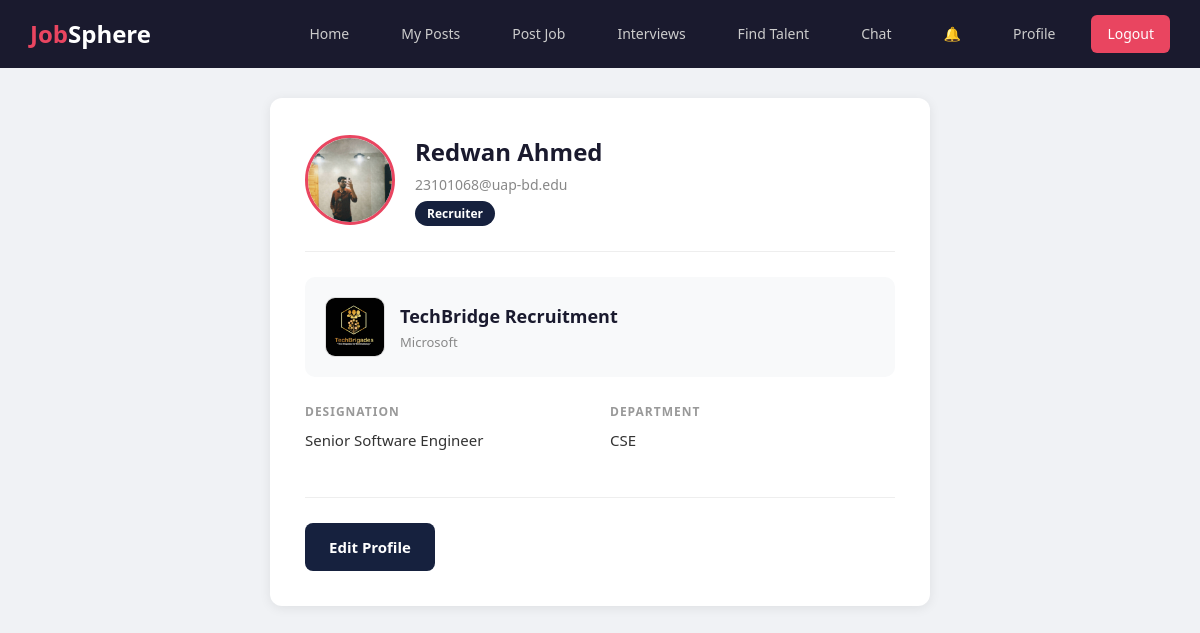
/users/profile/recruiter/ (signed in), run on the app's committed database.
### users/models.py (models this page shows, shortened)
class User(AbstractBaseUser):
    USER_TYPE_CHOICES = [
        ('seeker', 'Job Seeker'),
        ('recruiter', 'Recruiter'),
        ('admin', 'Admin'),
    ]
    email = models.EmailField(unique=True)
    name = models.CharField(max_length=100)
    user_type = models.CharField(max_length=10, choices=USER_TYPE_CHOICES)
    phone_num = models.CharField(max_length=20, blank=True, null=True)
    profile_pic = models.ImageField(upload_to='profile_pics/', blank=True, null=True)
    is_active = models.BooleanField(default=True)
    is_admin = models.BooleanField(default=False)
    is_staff = models.BooleanField(default=False)
    is_superuser = models.BooleanField(default=False)
    objects = UserManager()
    USERNAME_FIELD = 'email'
    REQUIRED_FIELDS = ['name']

class Recruiter(models.Model):
    user = models.OneToOneField(User, on_delete=models.CASCADE, related_name='recruiter_profile')
    company = models.ForeignKey(Company, on_delete=models.SET_NULL, null=True, blank=True)
    designation = models.CharField(max_length=100, blank=True, null=True)
    dept = models.CharField(max_length=100, blank=True, null=True)

class Company(models.Model):
    name = models.CharField(max_length=200)
    logo = models.ImageField(upload_to='company_logos/', blank=True, null=True)
    location = models.CharField(max_length=200, blank=True, null=True)
    class Meta:
        verbose_name_plural = 'Companies'

### users/views.py (the view)
# urls.py: path('profile/recruiter/', views.recruiter_profile_view, name='recruiter_profile'),
def recruiter_profile_view(request):
    if not request.user.is_authenticated:
        return redirect('login')
    try:
        recruiter = Recruiter.objects.get(user=request.user)
    except Recruiter.DoesNotExist:
        return redirect('recruiter_onboarding')
    return render(request, 'users/recruiter_profile.html', {'recruiter': recruiter})

### updates/context_processors.py (called while the page is built)
def unread_notifications(request):
    if request.user.is_authenticated:
        count = Notification.objects.filter(user=request.user, is_read=False).count()
        return {'unread_notif_count': count}
    return {'unread_notif_count': 0}

### templates/users/recruiter_profile.html (shortened to what this page needs)
{% extends 'base.html' %}
{% block content %}
<div class="profile-container">
    <div class="profile-card">
        <div class="profile-header">
            {% if user.profile_pic %}
                <img src="{{ user.profile_pic.url }}" alt="Profile" class="profile-avatar">
            {% else %}
                <div class="profile-avatar-placeholder">{{ user.name|first }}</div>
            {% endif %}
            <div>
                <div class="profile-name">{{ user.name }}</div>
                <div class="profile-email">{{ user.email }}</div>
                <span class="profile-role-badge">Recruiter</span>
            </div>
        </div>
        {% if recruiter.company %}
        <div class="company-banner">
            {% if recruiter.company.logo %}
                <img src="{{ recruiter.company.logo.url }}" alt="Logo" class="company-logo">
            {% else %}
                <div class="company-logo-placeholder">{{ recruiter.company.name|first }}</div>
            {% endif %}
            <div>
                <div class="company-name">{{ recruiter.company.name }}</div>
                {% if recruiter.company.location %}
                    <div class="company-location">{{ recruiter.company.location }}</div>
                {% endif %}
            </div>
        </div>
        {% endif %}
        <div class="profile-grid">
            <div class="profile-section">
                <div class="profile-section-title">Designation</div>
                <div class="profile-section-value">{{ recruiter.designation|default:"Not set" }}</div>
            </div>
            <div class="profile-section">
                <div class="profile-section-title">Department</div>
                <div class="profile-section-value">{{ recruiter.dept|default:"Not set" }}</div>
            </div>
        </div>
        <div class="profile-actions">
            <a href="{% url 'recruiter_profile_edit' %}" class="btn btn-primary" style="width: auto; background: #16213e;">Edit Profile</a>
        </div>
    </div>
</div>
{% endblock %}

### data on the page
User: profile_pic (picture), name "Redwan Ahmed", email "23101068@uap-bd.edu"
Recruiter: company.logo (picture), company.name "TechBridge Recruitment", company.location "Microsoft", designation "Senior Software Engineer", dept "CSE"
